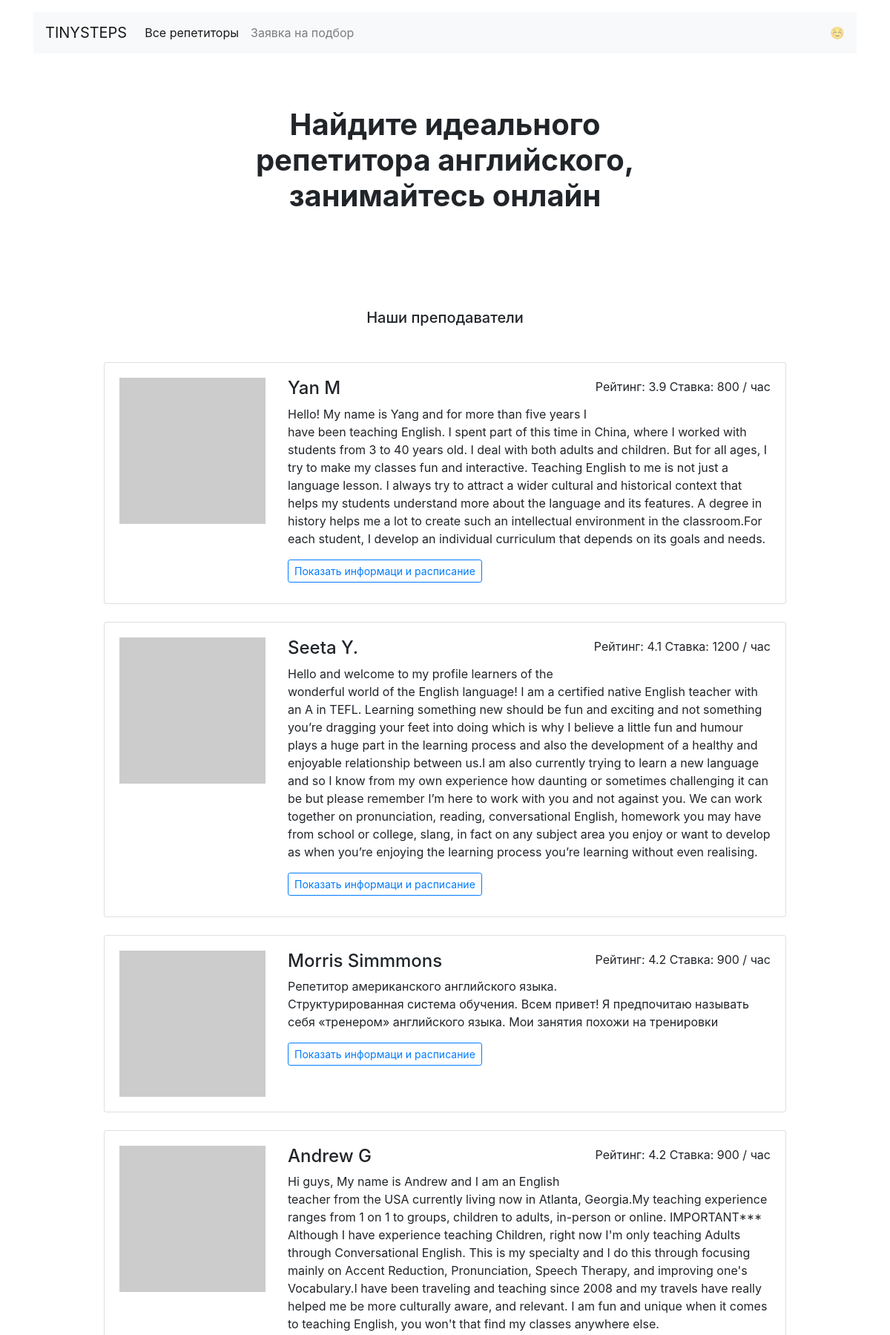
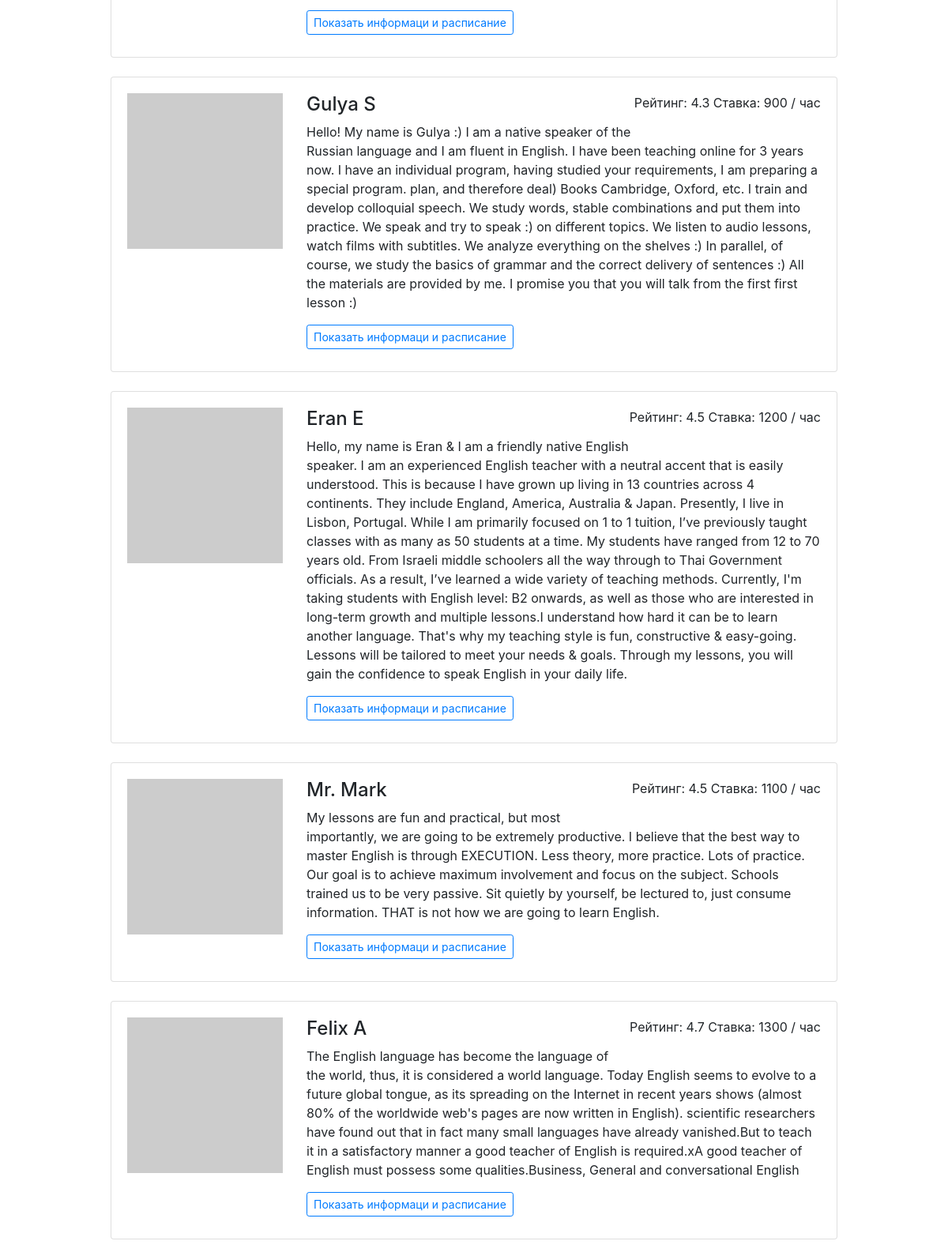
Screenshot of /teachers/ (upper part) with the database file from the repository (2 pictures, top to bottom).
### app.py (models this page shows)
class Teachers(db.Model):
    __tablename__ = 'teachers'
    id = db.Column(db.Integer, primary_key=True)
    name = db.Column(db.String, nullable=False)
    about = db.Column(db.String, nullable=False)
    rating = db.Column(db.Float, nullable=False)
    picture = db.Column(db.String, nullable=False)
    price = db.Column(db.Integer, nullable=False)
    lesson_time = db.Column(db.String)
    goals = db.relationship("Goals", back_populates="goal")
    week_day = db.relationship("TimetableTeachers", back_populates="week")

### app.py (the view)
@app.route('/teachers/')  # все репетиторы
def teachers():
    teachers_query = db.session.query(Teachers).order_by(Teachers.rating)
    return render_template("teachers.html", goals=query_goals(), teachers=teachers_query.all())

### app.py (called while the page is built)
def query_goals():
    dict_id_teachers_goals = {}
    dict_goals_unique = {}
    goals_unique = db.session.query(Goals.id, Goals.key).distinct(Goals.key).limit(6)
    goals_all = db.session.query(Goals.id, Goals.teachers_id, Goals.key)
    for id, key in goals_unique.all():
        dict_goals_unique[id] = key
    for id, key, id_teacher in goals_all.all():
        dict_id_teachers_goals[id] = (str(id_teacher)) + '' + str(key)
    all_goals = [dict_goals_unique, dict_id_teachers_goals]
    return all_goals

### templates/teachers.html (shortened to what this page needs)
{% extends 'base.html' %}
{% block container %}
  <main class="container mt-3 mb-5">
    <section>
    <h1 class="h1 text-center mx-auto mt-4 py-5"><strong>Найдите идеального <br>репетитора английского, <br>занимайтесь онлайн</strong></h1>
    <div class="text-center mb-5">
    </div>
    <h2 class="h5 text-center mb-5">Наши преподаватели</h2>
    <div class="row">
      <div class="col-12 col-lg-10 offset-lg-1 m-auto">
        {% for teacher in teachers %}
        <div class="card mb-4">
          <div class="card-body">
            <div class="row">
              <div class="col-3"><img src="{{ teacher.picture }}" class="img-fluid" alt=""></div>
              <div class="col-9">
                <p class="float-right">Рейтинг: {{ teacher.rating }} Ставка: {{ teacher.price }} / час</p>
                <h2 class="h4">{{ teacher.name }}</h2>
                <p>{{ teacher.about }}</p>
                <a href="{{url_for('profiles', id_teacher=teacher.id)}}" class="btn btn-outline-primary btn-sm mr-3 mb-2">Показать информаци и расписание</a>
              </div>
            </div>
          </div>
        </div>
        {% endfor %}
      </div>
    </div>
    </section>
  </main>
{% endblock %}

### rows the page displays
Teachers: rating "3.9", price "800", name "Yan M", about "Hello! My name is Yang and for more than five years I have been teaching English. I spent part of this time in China, where I worked with students from 3 to 40 years old. I deal with both adults and children. But for all ages, I try to make my classes fun and interactive. Teaching English to me is not just a language lesson. I always try to attract a wider cultural and historical context that helps my students understand more about the language and its features. A degree in history helps me a lot to create such an intellectual environment in the classroom.For each student, I develop an individual curriculum that depends on its goals and needs."
Teachers: rating "4.1", price "1200", name "Seeta Y.", about "Hello and welcome to my profile learners of the wonderful world of the English language! I am a certified native English teacher with an A in TEFL. Learning something new should be fun and exciting and not something you’re dragging your feet into doing which is why I believe a little fun and humour plays a huge part in the learning process and also the development of a healthy and enjoyable relationship between us.I am also currently trying to learn a new language and so I know from my own experience how daunting or sometimes challenging it can be but please remember I’m here to work with you and not against you. We can work together on pronunciation, reading, conversational English,…"
Teachers: rating "4.2", price "900", name "Morris Simmmons", about "Репетитор американского английского языка. Структурированная система обучения. Всем привет! Я предпочитаю называть себя «тренером» английского языка. Мои занятия похожи на тренировки"
Teachers: rating "4.2", price "900", name "Andrew G", about "Hi guys, My name is Andrew and I am an English teacher from the USA currently living now in Atlanta, Georgia.My teaching experience ranges from 1 on 1 to groups, children to adults, in-person or online. IMPORTANT*** Although I have experience teaching Children, right now I'm only teaching Adults through Conversational English. This is my specialty and I do this through focusing mainly on Accent Reduction, Pronunciation, Speech Therapy, and improving one's Vocabulary.I have been traveling and teaching since 2008 and my travels have really helped me be more culturally aware, and relevant. I am fun and unique when it comes to teaching English, you won't that find my classes anywhere else."
Teachers: rating "4.3", price "900", name "Gulya S", about "Hello! My name is Gulya :) I am a native speaker of the Russian language and I am fluent in English. I have been teaching online for 3 years now. I have an individual program, having studied your requirements, I am preparing a special program. plan, and therefore deal) Books Cambridge, Oxford, etc. I train and develop colloquial speech. We study words, stable combinations and put them into practice. We speak and try to speak :) on different topics. We listen to audio lessons, watch films with subtitles. We analyze everything on the shelves :) In parallel, of course, we study the basics of grammar and the correct delivery of sentences :) All the materials are provided by me. I promise you…"
Teachers: rating "4.5", price "1200", name "Eran E", about "Hello, my name is Eran & I am a friendly native English speaker. I am an experienced English teacher with a neutral accent that is easily understood. This is because I have grown up living in 13 countries across 4 continents. They include England, America, Australia & Japan. Presently, I live in Lisbon, Portugal. While I am primarily focused on 1 to 1 tuition, I’ve previously taught classes with as many as 50 students at a time. My students have ranged from 12 to 70 years old. From Israeli middle schoolers all the way through to Thai Government officials. As a result, I’ve learned a wide variety of teaching methods. Currently, I'm taking students with English level: B2 onwards, as well as…"
Teachers: rating "4.5", price "1100", name "Mr. Mark", about "My lessons are fun and practical, but most importantly, we are going to be extremely productive. I believe that the best way to master English is through EXECUTION. Less theory, more practice. Lots of practice. Our goal is to achieve maximum involvement and focus on the subject. Schools trained us to be very passive. Sit quietly by yourself, be lectured to, just consume information. THAT is not how we are going to learn English."
Teachers: rating "4.7", price "1300", name "Felix A", about "The English language has become the language of the world, thus, it is considered a world language. Today English seems to evolve to a future global tongue, as its spreading on the Internet in recent years shows (almost 80% of the worldwide web's pages are now written in English). scientific researchers have found out that in fact many small languages have already vanished.But to teach it in a satisfactory manner a good teacher of English is required.xA good teacher of English must possess some qualities.Business, General and conversational English"
